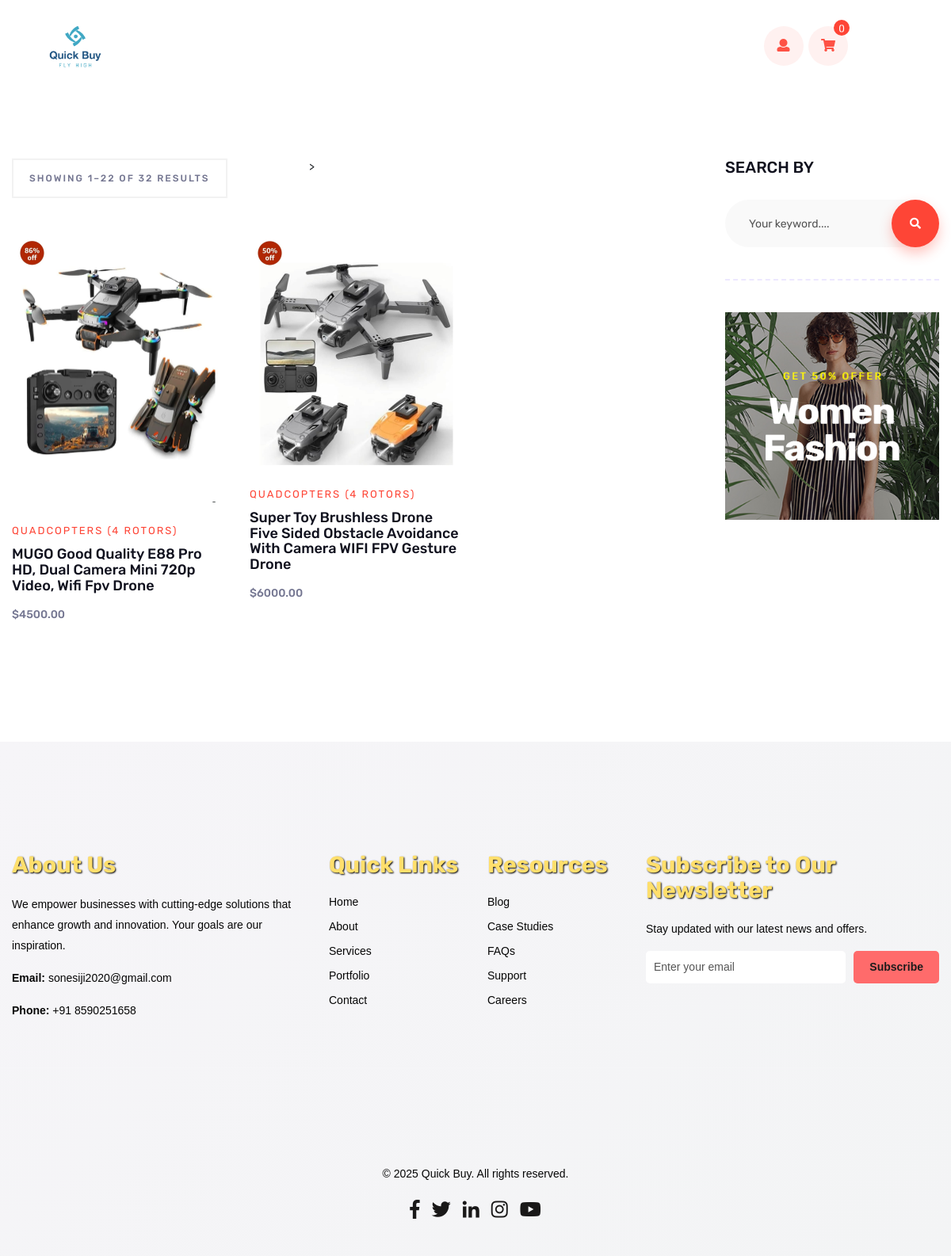
/subcategory/6/, run on the app's committed database.
### eapp/models.py (models this page shows, shortened)
class Product(models.Model):
    seller = models.ForeignKey(Seller, on_delete=models.CASCADE)
    subcategory = models.ForeignKey(Subcategory, on_delete=models.CASCADE)
    name = models.CharField(max_length=200)
    description = models.TextField()
    price = models.DecimalField(max_digits=6, decimal_places=2)
    cost = models.DecimalField(max_digits=6, decimal_places=2, default = 100)
    image_1 = models.ImageField(upload_to='product_images/')
    image_2 = models.ImageField(upload_to='product_images/', blank=True, null=True)
    image_3 = models.ImageField(upload_to='product_images/', blank=True, null=True)
    image_4 = models.ImageField(upload_to='product_images/', blank=True, null=True)
    quantity_in_stock = models.PositiveIntegerField(default=0)
    sku = models.PositiveIntegerField(default=0)
    reorder_level = models.PositiveIntegerField(default=0)

class Subcategory(models.Model):
    subcategory_name = models.CharField(max_length=100)
    parent_category = models.ForeignKey(Category, on_delete=models.CASCADE)
    def __str__(self):
        return self.subcategory_name

### eapp/views.py (the view)
# urls.py: path('subcategory/<int:subcategory_id>/', views.subcategory_products, name='subcategory_products'),
def subcategory_products(request, subcategory_id):
    subcategory = get_object_or_404(Subcategory, pk=subcategory_id)
    products = Product.objects.filter(subcategory=subcategory)
    return render(request, 'subcategory_products.html', {'subcategory': subcategory, 'products': products})

### eapp/templates/subcategory_products.html (shortened to what this page needs)
{% extends 'base.html' %} {% block content %} {% load static %}
<section class="shop-area pt-100 pb-100">
  <div class="container">
    <div class="row">
      <div class="col-xl-9 col-lg-8">
        <div class="row mb-10">
          <div class="col-xl-5 col-lg-6 col-md-6">
            <div class="product-showing mb-40">
              <p>Showing 1–22 of 32 results</p>
            </div>
          </div>
          <div class="col-xl-7 col-lg-6 col-md-6">
            >
          </div>
        </div>
        <div class="tab-content" id="myTabContent">
          <div
            class="tab-pane fade show active"
            id="home"
            role="tabpanel"
            aria-labelledby="home-tab"
          >
            <div class="row">
              {% for product in products %}
              <div class="col-xl-4 col-lg-6 col-md-6">
                <div class="product-wrapper mb-50">
                  <div class="product-img mb-25">
                    <a href="{% url 'product_detail' product.id %}">
                      <img src="{{ product.image_1.url }}" alt="" />
                    </a>
                  </div>
                  <div class="product-content pr-0">
                    <div class="pro-cat mb-10">
                      <a href="{% url 'product_detail' product.id %}">{{ product.subcategory }}</a>
                    </div>
                    <h4>
                      <a href="{% url 'product_detail' product.id %}">{{ product.name }}</a>
                    </h4>
                    <div class="product-meta">
                      <div class="pro-price">
                        <span>${{ product.price }}</span>
                      </div>
                    </div>
                  </div>
                </div>
              </div>
              {% endfor %}
            </div>
          </div>
        </div>
      </div>
      <div class="col-xl-3 col-lg-4">
        <div class="sidebar-shop">
            <div class="shop-widget">
                <h3 class="shop-title">Search by</h3>
                <form action="{% url 'search_results' %}" method="GET" class="shop-search">
                  <input type="text" name="q" placeholder="Your keyword...." />
                  <button type="submit"><i class="fa fa-search"></i></button>
                </form>
              </div>
            <div class="shop-widget">
              <div class="shop-sidebar-banner">
                <a href="shop.html"
                  ><img src="img/banner/shop-banner.jpg" alt=""
                /></a>
              </div>
            </div>
          </div>
      </div>
    </div>
  </div>
</section>
{% endblock %}

### eapp/static/css/default.css (style rules this page uses)
.mb-10 { margin-bottom: 10px; }
.mb-25 { margin-bottom: 25px; }
.mb-40 { margin-bottom: 40px; }
.mb-50 { margin-bottom: 50px; }
.pt-100 { padding-top: 100px; }
.pb-100 { padding-bottom: 100px; }
.pr-0 { padding-right: 0px; }

### eapp/static/css/style.css (style rules this page uses)
body { font-family: 'Rubik', sans-serif; font-weight: normal; font-style: normal; font-size: 14px; }
.img,img { max-width: 100%; transition: all 0.3s ease-out 0s; }
a, .button { -webkit-transition: all 0.3s ease-out 0s; -moz-transition: all 0.3s ease-out 0s; -ms-transition: all 0.3s ease-out 0s; -o-transition: all 0.3s ease-out 0s; transition: all 0.3s ease-out 0s; }
a, button { color: #10111e; outline: medium none; transition: .3s; }
button { cursor: pointer; }
h1, h2, h3, h4, h5, h6 { font-family: 'Rubik', sans-serif; font-weight: normal; color: #10111e; margin-top: 0px; font-style: normal; font-weight: 500; text-transform: normal; line-height: 1.1; }
h1 a, h2 a, h3 a, h4 a, h5 a, h6 a { color: inherit; }
h3 { font-size: 28px; }
h4 { font-size: 22px; }
p { font-size: 14px; font-weight: normal; line-height: 26px; color: #7e7e7e; margin-bottom: 15px; }
*::placeholder { color: #555555; font-size: 14px; opacity: 1; }
.product-wrapper { overflow: hidden; }
.product-img { position: relative; overflow: hidden; }
.product-img img { width: 100%; }
.product-content { position: relative; padding-right: 50px; }
.pro-cat a { font-size: 14px; color: #fe4536; text-transform: uppercase; letter-spacing: 2px; }
.product-content h4 { font-size: 20px; margin-bottom: 15px; }
.pro-price span { font-weight: 500; font-size: 14px; color: #747691; margin-right: 25px; }
.product-showing p { margin: 0; border: 2px solid #f2f2f2; padding: 17px 30px; text-align: center; line-height: 1; display: inline-block; text-transform: uppercase; font-size: 12px; letter-spacing: 2px; font-weight: 500; color: #747691; }
.shop-widget { padding-bottom: 40px; margin-bottom: 40px; border-bottom: 2px dashed #ede8ff; }
.shop-widget:last-child { padding-bottom: 0px; margin-bottom: 0px; border-bottom: 0; }
.shop-title { font-size: 20px; text-transform: uppercase; margin-bottom: 30px; }
.shop-search { position: relative; }
.shop-search input { width: 100%; height: 60px; border: 0; background: #f9f9f9; border-radius: 30px; padding: 0 30px; }
.shop-search button { position: absolute; background: #FE4536; border: 0; color: #fff; height: 60px; width: 60px; right: 0; top: 0; border-radius: 50%; box-shadow: 0px 8px 16px 0px rgba(254, 69, 54, 0.3); }

### eapp/static/css/responsive.css (style rules this page uses)
@media (min-width: 992px) and (max-width: 1200px) { .product-content h4 { font-size: 18px; } }
@media (min-width: 992px) and (max-width: 1200px) { .pro-cat a { font-size: 13px; } }
@media (min-width: 992px) and (max-width: 1200px) { .product-showing p { padding: 17px 20px; } }

### eapp/templates/subcategory_products.html (style rules this page uses)
.container { margin-top: 100px; }

### data on the page
Product: image_1 (picture), subcategory "QUADCOPTERS (4 ROTORS)", name "MUGO Good Quality E88 Pro HD, Dual Camera Mini 720p Video, Wifi Fpv Drone", price "4500.00"
Product: image_1 (picture), subcategory "QUADCOPTERS (4 ROTORS)", name "Super Toy Brushless Drone Five Sided Obstacle Avoidance With Camera WIFI FPV Gesture Drone", price "6000.00"
